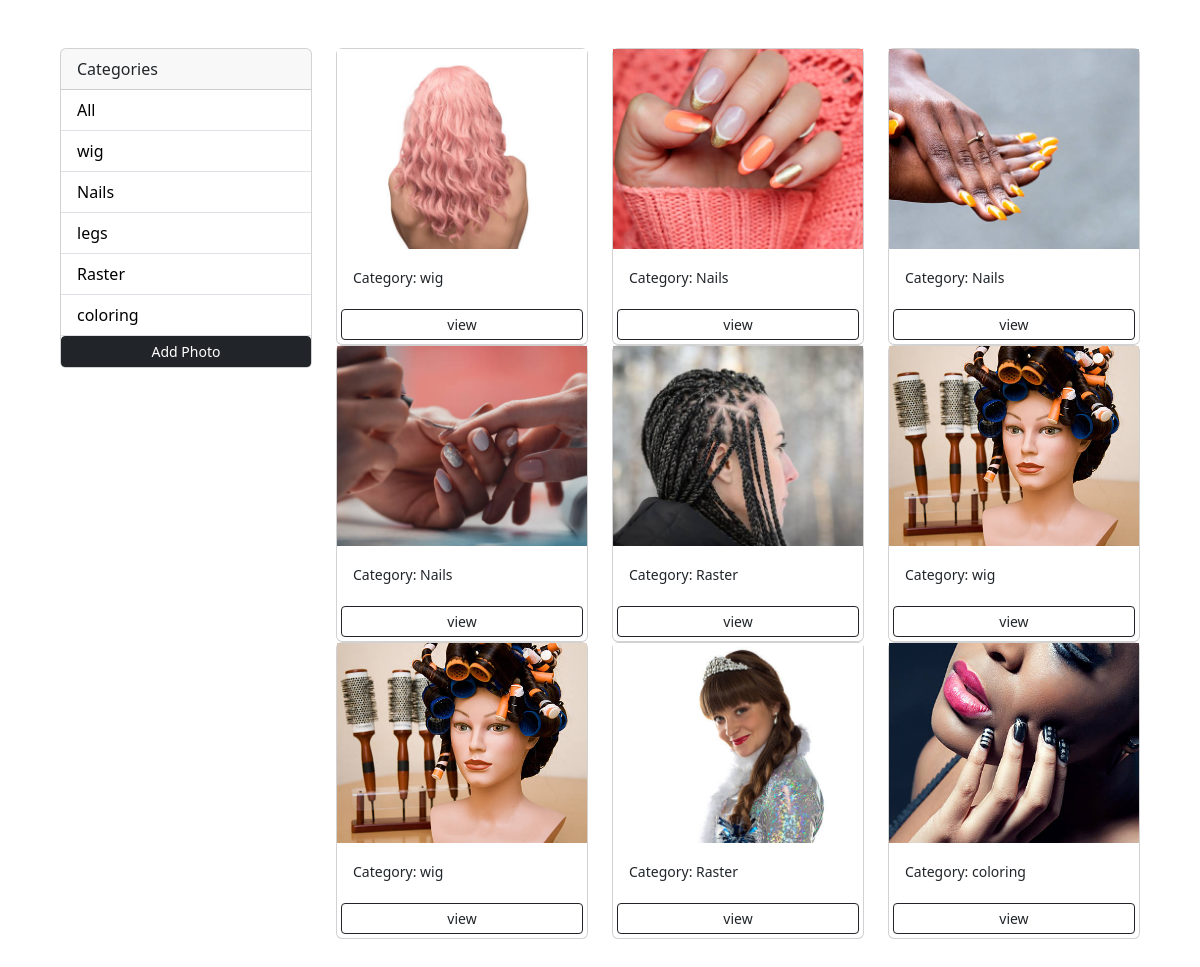
The page / on the database its author committed.
### photos/models.py (models this page shows, shortened)
class Category(models.Model):
    name = models.CharField(max_length=100, null=False, blank=False)

class Photo(models.Model):
    category = models.ForeignKey(Category, on_delete=models.SET_NULL, null=True, blank=True)
    image = models.ImageField( null=False, blank=False)
    description = models.TextField()

### photos/views.py (the view)
# urls.py: path('',views.gallery, name="gallery"),
def gallery(request):
    category = request.GET.get('category')
    if category == None:
        photos = Photo.objects.all()
    else:
        photos = Photo.objects.filter(category__name=category)
    categories = Category.objects.all()
    context = {'categories': categories, 'photos':photos}
    return render(request, 'photos/gallery.html', context)

### photos/templates/photos/gallery.html (shortened to what this page needs)
<!DOCTYPE html>
<html lang="en">
    <head>
    </head>
    <link href="https://cdn.jsdelivr.net/npm/bootstrap@5.3.3/dist/css/bootstrap.min.css" rel="stylesheet">
    <body class="m-5">
        <div class="container">
            <div class="row">
                <div class="col-md-3">
                    <div class="card">
                        <div class="card-header">
                        Categories
                        </div>
                        <ul class="list-group list-group-flush">
                        <li class="list-group-item">
                            <a href="{% url 'gallery' %}">All</a>
                        </li>
                            {% for category in categories %}
                            <li class="list-group-item">
                                <a href="{% url 'gallery' %}?category={{category.name}}">
                                    {{category.name}}</a>
                            </li>
                            {% endfor %}
                            <a href="{% url 'add' %}" class="btn btn-dark btn-block btn-sm m1">Add Photo </a>
                        </ul>
                    </div>
                </div>
                <div class="col-md-9">
                    <div class="row">
                        {% for photo in photos %}
                    <div class="col-md-4">
                        <div class="card">
                            <img class="imge-thumbail" src="{{photo.image.url}}">
                            <div class="card-body">
                            <small>Category: {{photo.category.name}}</small>
                            </div>
                            <a class="btn btn-outline-dark btn-sm m-1" href="{% url 'photo' photo.id %}"class="btn btn-outline-dark btn-sm m-1">view</a>
                        </div>
                    </div>
                    {% empty %}
                    <h3>No photos...</h3>
                    {% endfor %}
                    </div>
                </div>
            </div>
        </div>
    </body>
</html>

### photos/templates/photos/gallery.html (style rules this page uses)
.imge-thumbail { height: 200px; object-fit: cover; }
.list-group-item a { text-decoration: none; color: black; }

### rows shown on the page
Category: name "wig"
Category: name "Nails"
Category: name "legs"
Category: name "Raster"
Category: name "coloring"
Photo: image (picture), category.name "wig"
Photo: image (picture), category.name "Nails"
Photo: image (picture), category.name "Nails"
Photo: image (picture), category.name "Nails"
Photo: image (picture), category.name "Raster"
Photo: image (picture), category.name "wig"
Photo: image (picture), category.name "wig"
Photo: image (picture), category.name "Raster"
Photo: image (picture), category.name "coloring"
